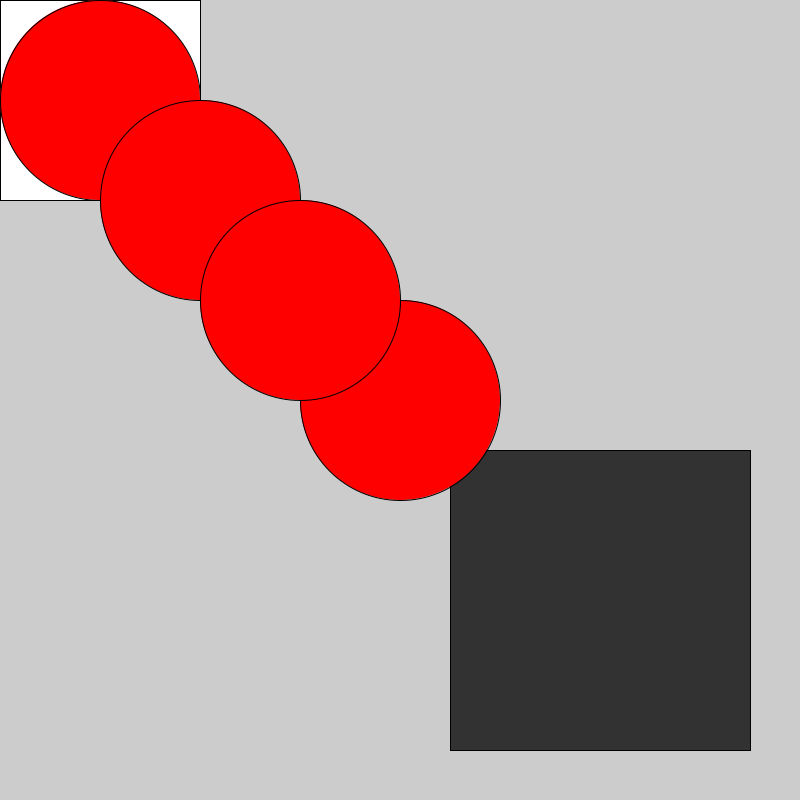
Frame 1 (no input)
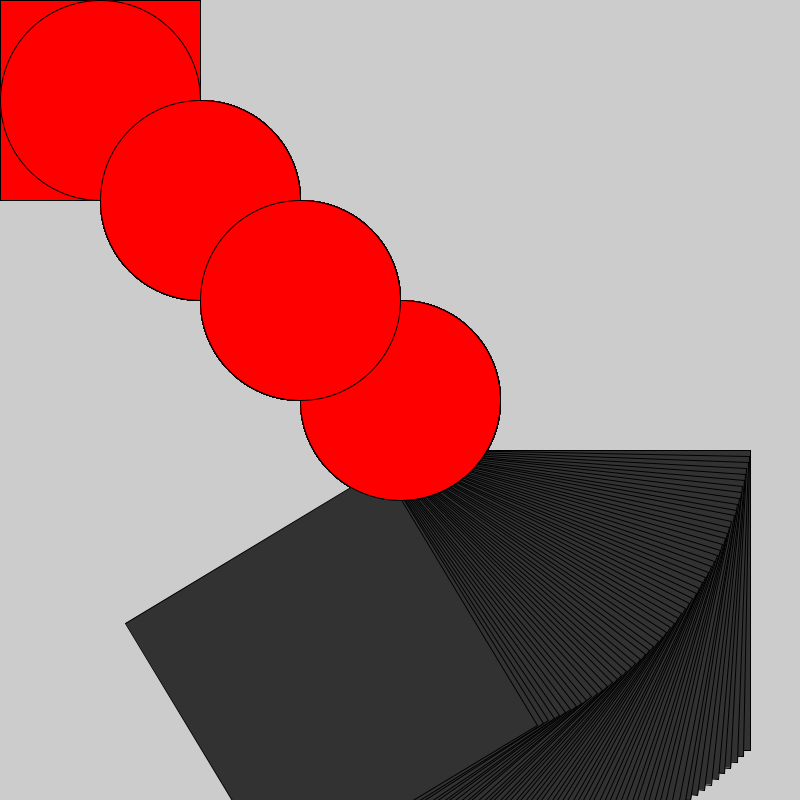
Frame 60 (the mouse pressed at the canvas centre just before this capture)
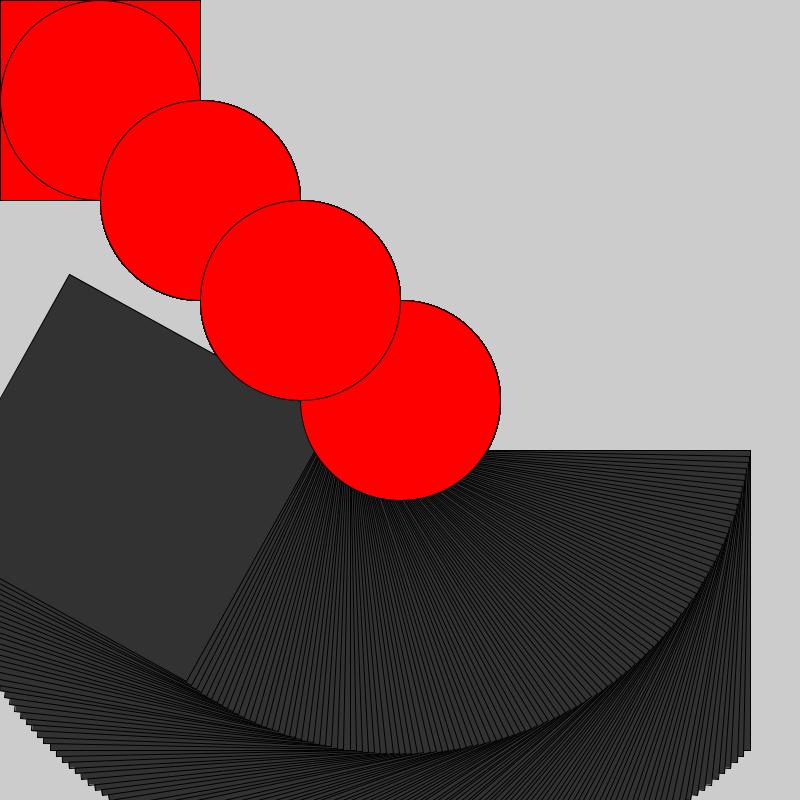
Frame 120 (the mouse held since frame 60 and released just before this capture)

The Processing sketch that drew these frames (run headless with seeded random() and noise(); from frame 60 on, the mouse is pressed at the canvas centre):

// Processing sketch: more_push_and_pop
// ── more_push_and_pop.pde
float angle = 0;
void setup() {
  size(800,800);
}

void draw() {
  pushMatrix();
  //save starting co ordinate system
  
  rect(0,0,200,200);

  translate(width/2,height/2);
  //makes 0 the centre of the canvas and the top left is -400 
  //as it moves 400 on x axis and 400 on y axis 
  
  //scale(0.5); //makes top left corner -800,-800  
  
  rotate(radians(angle));
  angle= angle +1;
//radians allows angle in degrees value)
fill(50);
rect(50,50,300,300);

//go back to that saved starting co ordinate
popMatrix(); 

fill(255,0,0);
ellipse(400,400,200,200);
//mouse x and mouse y follow canvas values despite translation in println

//each rectangle can be given its own co ordinate system
pushMatrix();
translate(100,100);
ellipse(0,0,200,200);
popMatrix();

ellipse(200,200,200,200);
ellipse(300,300,200,200);
}
